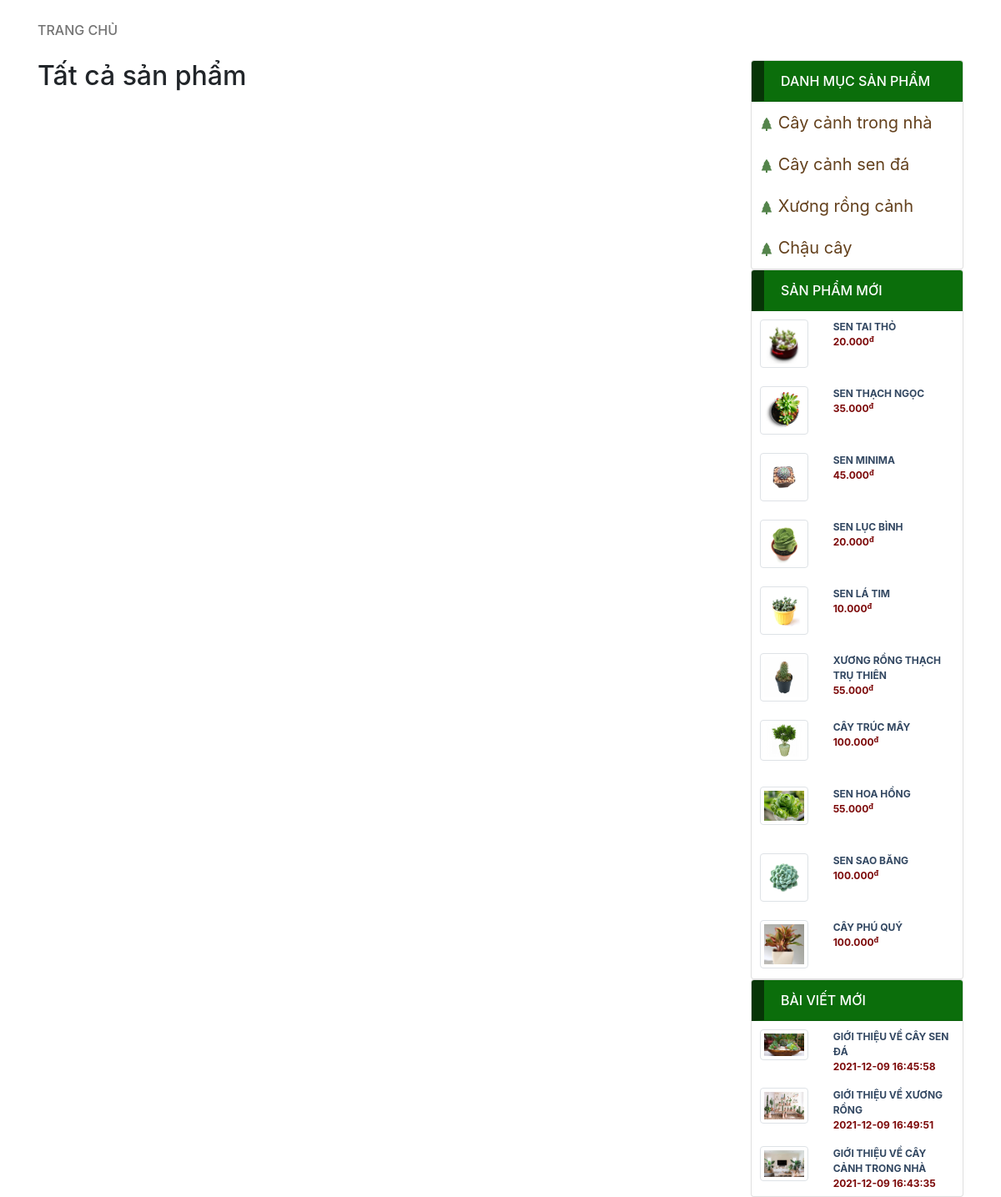
/Bancaycanh/web/modules/danhmuc.php, run on the app's committed database.
### tables this page shows
CREATE TABLE `productlines` (
  `productLineCode` varchar(10) NOT NULL,
  `productLineName` varchar(50) NOT NULL,
  `productLineImage` varchar(500) DEFAULT NULL,
  `productLineDecription` varchar(50) DEFAULT NULL
);

CREATE TABLE `products` (
  `productCode` int(11) NOT NULL,
  `productImage` varchar(500) DEFAULT NULL,
  `productName` varchar(50) NOT NULL,
  `productLineCode` varchar(10) NOT NULL,
  `Unit` varchar(20) NOT NULL,
  `Size` varchar(20) DEFAULT NULL,
  `productVender` varchar(50) NOT NULL,
  `productDecription` varchar(5000) DEFAULT NULL,
  `quantityEntered` smallint(6) NOT NULL,
  `quantitySold` smallint(6) DEFAULT NULL,
  `quantityInStock` smallint(6) DEFAULT NULL,
  `buyPrice` smallint(6) NOT NULL,
  `status` varchar(50) NOT NULL
);

CREATE TABLE `newpost` (
  `id_post` int(11) NOT NULL,
  `name_post` varchar(50) NOT NULL,
  `image_post` varchar(500) DEFAULT NULL,
  `summery_post` mediumtext DEFAULT NULL,
  `content_post` longtext DEFAULT NULL,
  `id_category` int(11) NOT NULL,
  `status_display_post` varchar(50) NOT NULL,
  `date_post` timestamp NOT NULL DEFAULT current_timestamp() ON UPDATE current_timestamp(),
  `productLineCode` varchar(50) DEFAULT NULL
);

### Bancaycanh/web/modules/danhmuc.php (the view, shortened to what this page needs)
<?php
include '../db/config.php';
?>
<!DOCTYPE html>
<html lang="en">
<head>
  <link rel="stylesheet" href="css/danhmuc.css" class="css">
  <link rel="stylesheet" href="https://maxcdn.bootstrapcdn.com/bootstrap/4.4.1/css/bootstrap.min.css">
</head>
<body>
<div class="container">
  <div class="row">
    <?php
    $sum_product_page= !empty($_GET['per-page'])?$_GET['per-page']:16;
    $current_page= !empty($_GET['page'])?$_GET['page']:1;
    $offset=($current_page -1 ) * $sum_product_page;
    $sql_select_product = mysqli_query($con,"SELECT A.*, B.* FROM products A, productlines B WHERE A.productLineCode=B.productLineCode AND A.productLineCode='$_GET[id]' ORDER BY productCode DESC LIMIT $sum_product_page OFFSET $offset");
    $row_product = mysqli_fetch_array($sql_select_product)
    ?>
    <div class="col-12 my-4 text-uppercase font13 cl_nau" id="breadcrumbs"><span><span>
      <a href="index.php?web_moc=Trangchu">Trang chủ</a>
      <span class="breadcrumb_last" aria-current="page"><?php echo $row_product['productLineName'] ?></span></span></span>
    </div>
    <div class="col-sm-9">
        <div class="product_new">
          <div class="pd-new">
            <div class="title-pd-new">
              <h2>Tất cả sản phẩm</h2>
            </div>
          </div>
    </div>
    </div>
    <div class="col-3">
    <div id="accordion">
        <div class="card">
          <div class="card-header">
            <a class="card-link" data-toggle="collapse" href="#collapseOne">DANH MỤC SẢN PHẨM</a></div>
            <div id="collapseOne" class="collapse show" data-parent="#accordion">
              <?php
              $sql_pd= mysqli_query($con, "SELECT * FROM productlines");
              while ($row_pd = mysqli_fetch_array($sql_pd)) {
                ?>
              <div class="card-body">
                <a href="index.php?web_moc=Danhmucsanpham&id=<?php echo $row_pd['productLineCode']?>"><?php echo $row_pd['productLineName']?></a>
              </div>
              <?php
              }
              ?>
            </div>
          </div>
        </div>
        <div class="card">
          <div class="card-header">
            <a class="card-link" data-toggle="collapse" href="#collapseOne">SẢN PHẨM MỚI</a></div>
            <div id="collapseOne" class="collapse show" data-parent="#accordion">
              <?php
              $sql_sp= mysqli_query($con, "SELECT * FROM products ORDER BY productCode DESC LIMIT 10");
              while ($row_sp = mysqli_fetch_array($sql_sp)) {
                ?>
              <div class="card-body pd_new">
              <a href="index.php?web_moc=Chitietsanpham&idsp=<?php echo $row_sp['productCode']?>">
                  <div class="row">
                      <div class="col-4">
                      <img class="img-thumbnail" src="../admin/image/product/<?php echo $row_sp['productImage']?>" alt="Sản phẩm 1" class="img-responsive" width="100">
                      </div>
                      <div class="col-8">
                      <p><?php echo $row_sp['productName']?></p>
                      <p><?php echo number_format($row_sp['buyPrice']).".000<sup>đ</sup>"?></p>
                    </div>
                  </div>
                  </a>
              </div>
              <?php
              }
              ?>
            </div>
          </div>
        <div class="card">
          <div class="card-header">
            <a class="card-link" data-toggle="collapse" href="#collapseOne">BÀI VIẾT MỚI</a></div>
            <div id="collapseOne" class="collapse show" data-parent="#accordion">
              <?php
              $sql_pt= mysqli_query($con, "SELECT * FROM newpost ORDER BY id_post LIMIT 5");
              while ($row_pt = mysqli_fetch_array($sql_pt)) {
                ?>
              <div class="card-body pt_new">
              <a href="index.php?web_moc=Chitietbaiviet&idbv=<?php echo $row_pt['id_post']?>">
                  <div class="row">
                      <div class="col-4">
                      <img class="img-thumbnail" src="../admin/image/post/<?php echo $row_pt['image_post']?>" alt="Sản phẩm 1" class="img-responsive" width="100">
                      </div>
                      <div class="col-8">
                      <p><?php echo $row_pt['name_post']?></p>
                      <p><?php echo $row_pt['date_post']?></p>
                    </div>
                  </div>
                  </a>
                </div>
              <?php
              }
              ?>
            </div>
          </div>
        </div>
    </div>
</div>
</body>
</html>

### Bancaycanh/web/css/danhmuc.css (style rules this page uses)
.col-12 span a { color: #0000008c; font-weight: 500; text-decoration: none; }
.card-header { background-color:#0b6e0b !important; border-left:solid 15px #073507; text-transform:uppercase; }
.card-header a { color:white !important; font-weight:500; }
.card-body { font-size:20px; color:#155608ba; padding:10px !important; }
.card-body a { color:#64411d; text-decoration:none; }
.pd_new { height:80px }
.pd_new .row .col-8 p { margin-bottom:0px !important; }
.pd_new .row .col-8 p:first-child { text-transform: uppercase; color: #334862; font-size: 0.6em; font-weight: bold; text-decoration: none; }
.pd_new .row .col-8 p:last-child { color: #7c0909; font-size: 0.6em; font-weight: bold; text-decoration: none; }
.pt_new { height:70px }
.pt_new .row .col-8 p { margin-bottom:0px !important; }
.pt_new .row .col-8 p:first-child { text-transform: uppercase; color: #334862; font-size: 0.6em; font-weight: bold; text-decoration: none; }
.pt_new .row .col-8 p:last-child { color: #7c0909; font-size: 0.6em; font-weight: bold; text-decoration: none; }

### data on the page
productlines: productLineName "Cây cảnh trong nhà"
productlines: productLineName "Cây cảnh sen đá"
productlines: productLineName "Xương rồng cảnh"
productlines: productLineName "Chậu cây"
products: productImage (picture), productName "SEN TAI THỎ", buyPrice "20"
products: productImage (picture), productName "SEN THẠCH NGỌC", buyPrice "35"
products: productImage (picture), productName "SEN MINIMA", buyPrice "45"
products: productImage (picture), productName "SEN LỤC BÌNH", buyPrice "20"
products: productImage (picture), productName "SEN LÁ TIM", buyPrice "10"
products: productImage (picture), productName "XƯƠNG RỒNG THẠCH TRỤ THIÊN", buyPrice "55"
products: productImage (picture), productName "CÂY TRÚC MÂY", buyPrice "100"
products: productImage (picture), productName "SEN HOA HỒNG", buyPrice "55"
products: productImage (picture), productName "SEN SAO BĂNG", buyPrice "100"
products: productImage (picture), productName "CÂY PHÚ QUÝ", buyPrice "100"
newpost: image_post (picture), name_post "GIỚI THIỆU VỀ CÂY SEN ĐÁ", date_post "2021-12-09 16:45:58"
newpost: image_post (picture), name_post "GIỚI THIỆU VỀ XƯƠNG RỒNG", date_post "2021-12-09 16:49:51"
newpost: image_post (picture), name_post "GIỚI THIỆU VỀ CÂY CẢNH TRONG NHÀ", date_post "2021-12-09 16:43:35"
